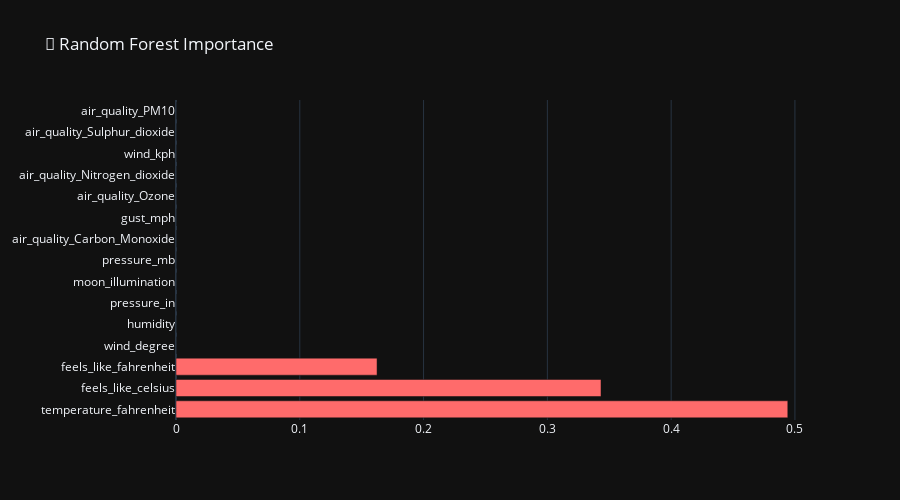

The notebook cell this image was saved under:
### Code cell
# Random Forest importance
rf = RandomForestRegressor(n_estimators=100, max_depth=10, random_state=42, n_jobs=-1)
rf.fit(X_train, y_train)
rf_imp = pd.Series(rf.feature_importances_, index=features).sort_values(ascending=False)
fig = go.Figure(go.Bar(x=rf_imp.values[:15], y=rf_imp.index[:15], orientation='h', marker_color='#FF6B6B'))
fig.update_layout(title='🌲 Random Forest Importance', template='plotly_dark', height=500)
fig.show()

### Figure 1 — Plotly figure (JSON) as saved in the notebook; plotly's stock layout.template omitted (floating-point values rounded to 4 significant figures)
{"data": [{"marker": {"color": "#FF6B6B"}, "orientation": "h", "type": "bar", "x": [0.4942, 0.3433, 0.1624, 3.85e-07, 2.981e-07, 2.776e-07, 2.53e-07, 2.301e-07, 1.854e-07, 1.79e-07, 1.69e-07, 1.689e-07, 1.638e-07, 1.477e-07, 1.439e-07], "y": ["temperature_fahrenheit", "feels_like_celsius", "feels_like_fahrenheit", "wind_degree", "humidity", "pressure_in", "moon_illumination", "pressure_mb", "air_quality_Carbon_Monoxide", "gust_mph", "air_quality_Ozone", "air_quality_Nitrogen_dioxide", "wind_kph", "air_quality_Sulphur_dioxide", "air_quality_PM10"]}], "layout": {"height": 500, "title": {"text": "🌲 Random Forest Importance"}}}
